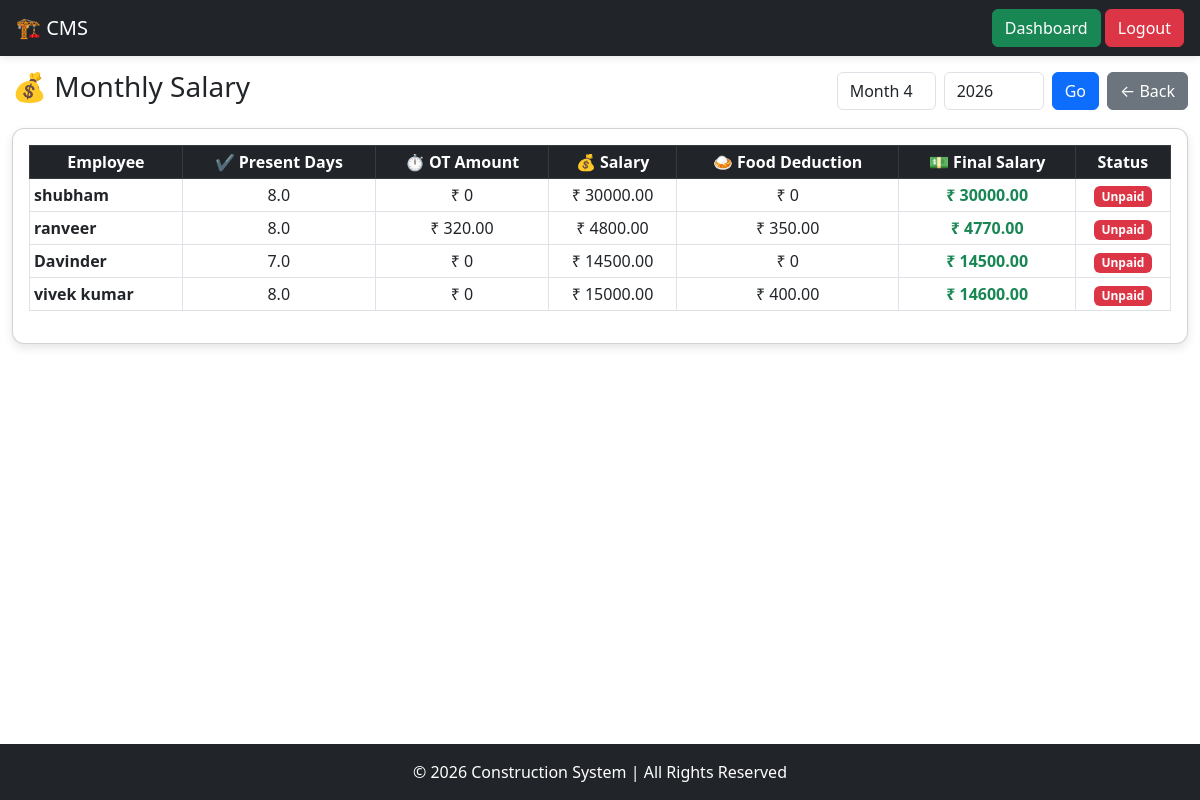
Page /salary/view/ (signed in) on the committed database.
### mainapp/models.py (models this page shows, shortened)
class Employee(models.Model):
    EMPLOYEE_TYPE = (
        ('labour', 'Labour'),
        ('staff', 'Staff'),
        ('cook', 'Cook'),
    )
    SALARY_TYPE = (
        ('daily', 'Daily'),
        ('monthly', 'Monthly'),
    )
    name = models.CharField(max_length=255)
    phone = models.CharField(max_length=15, blank=True, null=True)
    employee_type = models.CharField(max_length=20, choices=EMPLOYEE_TYPE)
    salary_type = models.CharField(max_length=20, choices=SALARY_TYPE)
    daily_wage = models.DecimalField(max_digits=10, decimal_places=2, default=0)
    monthly_salary = models.DecimalField(max_digits=10, decimal_places=2, default=0)
    food_deduction = models.BooleanField(default=True)
    food_rate = models.DecimalField(max_digits=10, decimal_places=2, default=50)
    overtime_rate = models.DecimalField(max_digits=10, decimal_places=2, default=0)
    is_active = models.BooleanField(default=True)

class Salary(models.Model):
    employee = models.ForeignKey(Employee, on_delete=models.CASCADE)
    month = models.IntegerField()
    year = models.IntegerField()
    total_days = models.IntegerField(default=0)
    present_days = models.FloatField(default=0)  # 🔥 float (half day ke liye)
    overtime_amount = models.DecimalField(max_digits=10, decimal_places=2, default=0)
    total_salary = models.DecimalField(max_digits=10, decimal_places=2, default=0)
    food_deduction = models.DecimalField(max_digits=10, decimal_places=2, default=0)
    final_salary = models.DecimalField(max_digits=10, decimal_places=2, default=0)
    is_paid = models.BooleanField(default=False)

### mainapp/views.py (the view)
# urls.py: path('salary/view/', view_salary, name='view_salary'),
@login_required
def view_salary(request):
    today = date.today()
    year = int(request.GET.get('year', today.year))
    month = int(request.GET.get('month', today.month))
    employees = Employee.objects.filter(is_active=True)
    salary_qs = Salary.objects.filter(month=month, year=year)
    salary_dict = {s.employee_id: s for s in salary_qs}
    context = {
        'employees': employees,
        'salary_dict': salary_dict,
        'month': month,
        'year': year,
    }
    return render(request, 'salary/view_salary.html', context)

### mainapp/templatetags/custom_tags.py (called while the page is built)
@register.filter
def get_item(dictionary, key):
    return dictionary.get(key)

### mainapp/templates/salary/view_salary.html (shortened to what this page needs)
{% extends "base.html" %}
{% load custom_tags %}
{% block body %}
<div class="main-content">
<div class="container-fluid">
    <div class="d-flex justify-content-between align-items-center mb-3 flex-wrap">
        <h3>💰 Monthly Salary</h3>
        <div class="d-flex gap-2">
            <form method="GET" class="d-flex gap-2">
                <select name="month" class="form-control">
                    {% for m in "123456789101112"|make_list %}
                        <option value="{{ forloop.counter }}"
                        {% if month == forloop.counter %}selected{% endif %}>
                            Month {{ forloop.counter }}
                        </option>
                    {% endfor %}
                </select>
                <input type="number" name="year" value="{{ year }}"
                       class="form-control" style="width:100px;">
                <button class="btn btn-primary">Go</button>
            </form>
            <a href="/salary/list/" class="btn btn-secondary">
                ← Back
            </a>
        </div>
    </div>
    <div class="card p-3">
        <div class="table-responsive">
            <table class="table table-bordered table-sm text-center">
                <thead class="table-dark">
                    <tr>
                        <th>Employee</th>
                        <th>✔ Present Days</th>
                        <th>⏱ OT Amount</th>
                        <th>💰 Salary</th>
                        <th>🍛 Food Deduction</th>
                        <th>💵 Final Salary</th>
                        <th>Status</th>
                    </tr>
                </thead>
                <tbody>
                    {% for emp in employees %}
                    {% with sal=salary_dict|get_item:emp.id %}
                    <tr>
                        <td class="text-start fw-bold">
                            {{ emp.name }}
                        </td>
                        <td>
                            {{ sal.present_days|default:"-" }}
                        </td>
                        <td>
                            ₹ {{ sal.overtime_amount|default:0 }}
                        </td>
                        <td>
                            ₹ {{ sal.total_salary|default:0 }}
                        </td>
                        <td>
                            ₹ {{ sal.food_deduction|default:0 }}
                        </td>
                        <td class="fw-bold text-success">
                            ₹ {{ sal.final_salary|default:0 }}
                        </td>
                        <td>
                            {% if sal and sal.is_paid %}
                                <span class="badge bg-success">Paid</span>
                            {% else %}
                                <span class="badge bg-danger">Unpaid</span>
                            {% endif %}
                        </td>
                    </tr>
                    {% endwith %}
                    {% endfor %}
                </tbody>
            </table>
        </div>
    </div>
</div>
</div>
{% endblock %}

### mainapp/templates/base.html (style rules this page uses)
html, body { height: 100%; }
body { display: flex; flex-direction: column; }
.main-content { flex: 1; padding-top: 20px; }
.card { border-radius: 12px; box-shadow: 0 4px 10px rgba(0,0,0,0.1); transition: 0.3s; }

### mainapp/templates/salary/view_salary.html (style rules this page uses)
.table-responsive { overflow-x: auto; }
.main-content { flex: 1; padding-top: 70px; }
thead th { position: sticky; top: 0; z-index: 2; }
td:first-child, th:first-child { position: sticky; left: 0; background: white; z-index: 1; }
thead th:first-child { z-index: 3; background: #212529; color: white; }

### rows in the picture
Employee: name "shubham"
Salary: present_days "8.0", overtime_amount "0", total_salary "30000.00", food_deduction "0", final_salary "30000.00"
Employee: name "ranveer"
Salary: present_days "8.0", overtime_amount "320.00", total_salary "4800.00", food_deduction "350.00", final_salary "4770.00"
Employee: name "Davinder"
Salary: present_days "7.0", overtime_amount "0", total_salary "14500.00", food_deduction "0", final_salary "14500.00"
Employee: name "vivek kumar"
Salary: present_days "8.0", overtime_amount "0", total_salary "15000.00", food_deduction "400.00", final_salary "14600.00"
